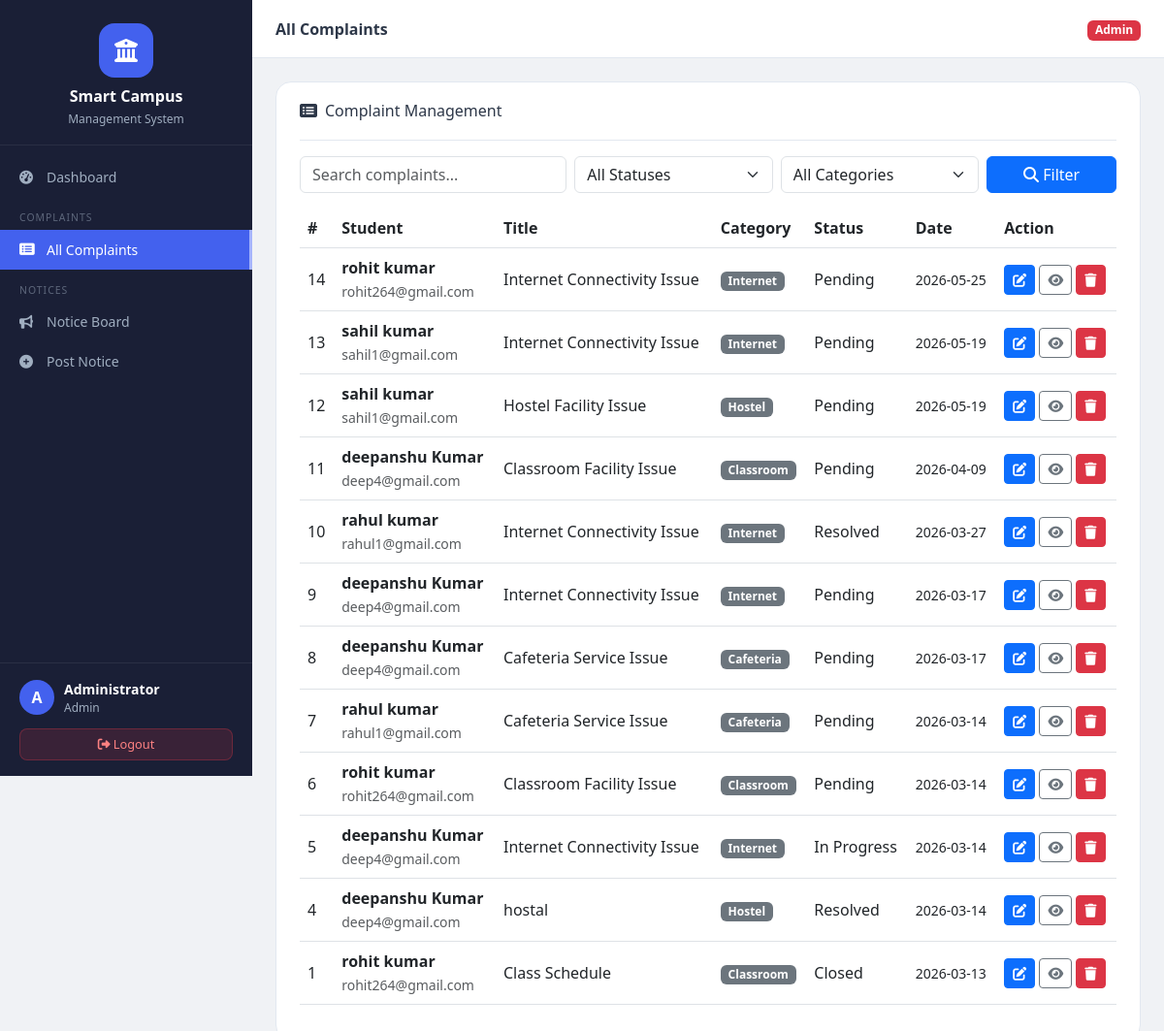
The page /complaints/all (signed in) on the database its author committed.
### tables this page shows
CREATE TABLE complaints (
        id INTEGER PRIMARY KEY AUTOINCREMENT,
        user_id INTEGER NOT NULL,
        title TEXT NOT NULL,
        category TEXT NOT NULL,
        description TEXT NOT NULL,
        status TEXT NOT NULL DEFAULT 'Pending',
        admin_note TEXT,
        created_at TEXT NOT NULL,
        updated_at TEXT NOT NULL,
        FOREIGN KEY (user_id) REFERENCES users(id)
    );

CREATE TABLE users (
        id INTEGER PRIMARY KEY AUTOINCREMENT,
        name TEXT NOT NULL,
        email TEXT UNIQUE NOT NULL,
        password TEXT NOT NULL,
        role TEXT NOT NULL DEFAULT 'user',
        created_at TEXT NOT NULL
    );

### routes/complaints.py (the view)
@complaints_bp.route('/all')
@admin_required
def all_complaints():
    search = request.args.get('search', '').strip()
    status_filter = request.args.get('status', '')
    category_filter = request.args.get('category', '')
    conn = get_connection()
    query = "SELECT c.*, u.name as user_name, u.email as user_email FROM complaints c JOIN users u ON c.user_id=u.id"
    params = []
    conditions = []
    if search:
        conditions.append("(c.title LIKE ? OR c.description LIKE ? OR u.name LIKE ?)")
        params += [f'%{search}%', f'%{search}%', f'%{search}%']
    if status_filter and status_filter in STATUSES:
        conditions.append("c.status=?")
        params.append(status_filter)
    if category_filter and category_filter in CATEGORIES:
        conditions.append("c.category=?")
        params.append(category_filter)
    if conditions:
        query += " WHERE " + " AND ".join(conditions)
    query += " ORDER BY c.created_at DESC"
    complaints = conn.execute(query, params).fetchall()
    conn.close()
    return render_template(
        'admin/all_complaints.html',
        complaints=complaints,
        categories=CATEGORIES,
        statuses=STATUSES,
        search=search,
        status_filter=status_filter,
        category_filter=category_filter
    )

### models/database.py (called while the page is built)
def get_connection():
    conn = sqlite3.connect(DB_PATH)
    conn.row_factory = sqlite3.Row
    conn.execute("PRAGMA foreign_keys = ON")
    return conn

### routes/complaints.py (called while the page is built)
def admin_required(f):
    @wraps(f)
    def decorated(*args, **kwargs):
        if 'user_id' not in session:
            return redirect(url_for('auth.login'))
        if session.get('user_role') != 'admin':
            flash('Access denied. Admin only.', 'danger')
            return redirect(url_for('dashboard.index'))
        return f(*args, **kwargs)
    return decorated

### templates/admin/all_complaints.html (shortened to what this page needs)
{% extends 'base.html' %}
{% block page_title %}All Complaints{% endblock %}
{% block content %}
<div class="card-box">
    <div class="card-box-header">
        <h6><i class="fas fa-list-alt me-2"></i>Complaint Management</h6>
    </div>
    <form method="GET" class="row g-2 mb-3">
        <div class="col-md-4">
            <input type="text" name="search" class="form-control" placeholder="Search complaints..." value="{{ search }}">
        </div>
        <div class="col-md-3">
            <select name="status" class="form-select">
                <option value="">All Statuses</option>
            </select>
        </div>
        <div class="col-md-3">
            <select name="category" class="form-select">
                <option value="">All Categories</option>
            </select>
        </div>
        <div class="col-md-2">
            <button type="submit" class="btn btn-primary w-100">
                <i class="fas fa-search"></i> Filter
            </button>
        </div>
    </form>
    {% if complaints %}
    <div class="table-responsive">
        <table class="table table-hover align-middle">
            <thead>
                <tr>
                    <th>#</th>
                    <th>Student</th>
                    <th>Title</th>
                    <th>Category</th>
                    <th>Status</th>
                    <th>Date</th>
                    <th>Action</th>
                </tr>
            </thead>
            <tbody>
            {% for c in complaints %}
            <tr>
                <td>{{ c.id }}</td>
                <td>
                    <div class="fw-semibold">{{ c.user_name }}</div>
                    <small class="text-muted">{{ c.user_email }}</small>
                </td>
                <td>{{ c.title }}</td>
                <td><span class="badge bg-secondary">{{ c.category }}</span></td>
                <td><span class="status-badge status-{{ c.status|lower|replace(' ', '-') }}">{{ c.status }}</span></td>
                <td><small>{{ c.created_at[:10] }}</small></td>
               <td>
    <button class="btn btn-sm btn-primary" data-bs-toggle="modal" data-bs-target="#updateModal{{ c.id }}">
        <i class="fas fa-edit"></i>
    </button>
    <a href="{{ url_for('complaints.view', complaint_id=c.id) }}" class="btn btn-sm btn-outline-secondary">
        <i class="fas fa-eye"></i>
    </a>
    <form action="{{ url_for('complaints.delete', complaint_id=c.id) }}" method="POST" style="display:inline;">
        <button type="submit" class="btn btn-sm btn-danger"
            onclick="return confirm('Are you sure you want to delete this complaint?')">
            <i class="fas fa-trash"></i>
        </button>
    </form>
</td>
            </tr>
            {% endfor %}
            </tbody>
        </table>
    </div>
    {% else %}
    <div class="empty-state">
        <i class="fas fa-inbox"></i>
        <p>No complaints found.</p>
    </div>
    {% endif %}
</div>
{% endblock %}

### static/css/style.css (style rules this page uses)
:root { --primary: #4361ee; --primary-dark: #3451d1; --success: #2ec4b6; --warning: #f77f00; --danger: #e63946; --sidebar-bg: #1a1f36; --sidebar-text: #a0aec0; --sidebar-active: #4361ee; --bg: #f0f2f5; --card-bg: #ffffff; --text: #2d3748; --border: #e2e8f0; }
* { box-sizing:border-box; }
body { font-family:'Segoe UI',system-ui,-apple-system,sans-serif; background:var(--bg); color:var(--text); margin:0; }
.card-box { background:#fff; border-radius:16px; padding:20px 24px; border:1px solid var(--border); width:100%; }
.card-box-header { display:flex; justify-content:space-between; align-items:center; margin-bottom:16px; border-bottom:1px solid var(--border); padding-bottom:12px; }

### rows shown on the page
complaints: id "14", user_name "rohit kumar", user_email "rohit264@gmail.com", title "Internet Connectivity Issue", category "Internet", status "Pending", created_at "2026-05-25"
complaints: id "13", user_name "sahil kumar", user_email "sahil1@gmail.com", title "Internet Connectivity Issue", category "Internet", status "Pending", created_at "2026-05-19"
complaints: id "12", user_name "sahil kumar", user_email "sahil1@gmail.com", title "Hostel Facility Issue", category "Hostel", status "Pending", created_at "2026-05-19"
complaints: id "11", user_name "deepanshu Kumar", user_email "deep4@gmail.com", title "Classroom Facility Issue", category "Classroom", status "Pending", created_at "2026-04-09"
complaints: id "10", user_name "rahul kumar", user_email "rahul1@gmail.com", title "Internet Connectivity Issue", category "Internet", status "Resolved", created_at "2026-03-27"
complaints: id "9", user_name "deepanshu Kumar", user_email "deep4@gmail.com", title "Internet Connectivity Issue", category "Internet", status "Pending", created_at "2026-03-17"
complaints: id "8", user_name "deepanshu Kumar", user_email "deep4@gmail.com", title "Cafeteria Service Issue", category "Cafeteria", status "Pending", created_at "2026-03-17"
complaints: id "7", user_name "rahul kumar", user_email "rahul1@gmail.com", title "Cafeteria Service Issue", category "Cafeteria", status "Pending", created_at "2026-03-14"
complaints: id "6", user_name "rohit kumar", user_email "rohit264@gmail.com", title "Classroom Facility Issue", category "Classroom", status "Pending", created_at "2026-03-14"
complaints: id "5", user_name "deepanshu Kumar", user_email "deep4@gmail.com", title "Internet Connectivity Issue", category "Internet", status "In Progress", created_at "2026-03-14"
complaints: id "4", user_name "deepanshu Kumar", user_email "deep4@gmail.com", title "hostal", category "Hostel", status "Resolved", created_at "2026-03-14"
complaints: id "1", user_name "rohit kumar", user_email "rohit264@gmail.com", title "Class Schedule", category "Classroom", status "Closed", created_at "2026-03-13"

### other values the page prints
{{ session.user_name[0]|upper }} "A"
{{ session.user_name }} "Administrator"
{{ session.user_role|capitalize }} "Admin"
